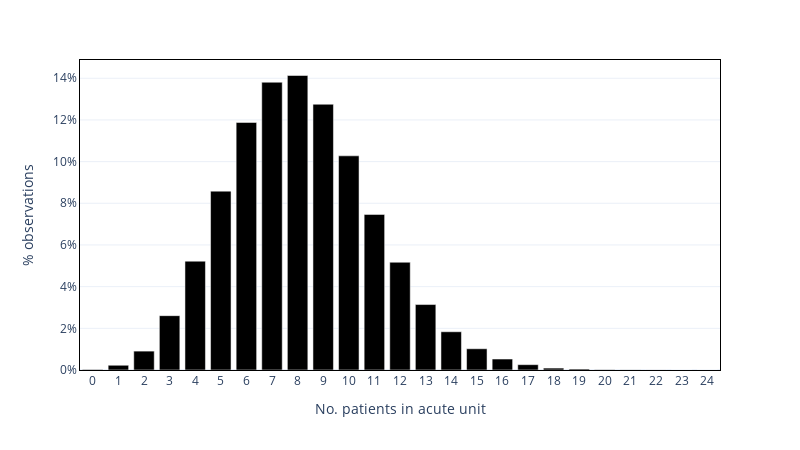
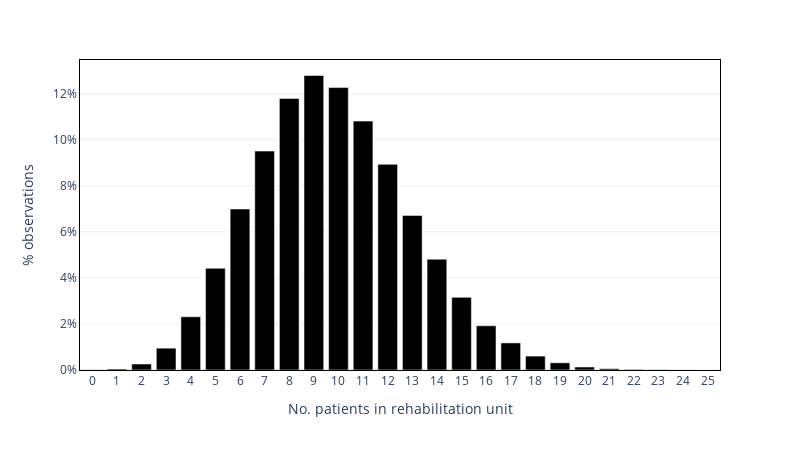

Notebook code cell kept with these figures, in order:
### Markdown cell above
**Generate plots...**

(the article just includes a plot for the acute stroke unit).

### Code cell
# Acute stroke unit
plot_occupancy_freq(base_overall["asu"], unit="asu",
                    file="figure1_asu.png")

# Rehabilitation unit
plot_occupancy_freq(base_overall["rehab"], unit="rehab",
                    file="figure1_rehab.png")

### Figure 1 — Plotly figure (JSON) as saved in the notebook; plotly's stock layout.template omitted (floating-point values rounded to 4 significant figures)
{"data": [{"hovertemplate": "beds=%{x}<br>pct=%{y}<extra></extra>", "legendgroup": "", "marker": {"color": "black", "pattern": {"shape": ""}}, "name": "", "orientation": "v", "showlegend": false, "textposition": "auto", "type": "bar", "x": [0, 1, 2, 3, 4, 5, 6, 7, 8, 9, 10, 11, 12, 13, 14, 15, 16, 17, 18, 19, 20, 21, 22, 23, 24], "xaxis": "x", "y": [0.0002521, 0.002272, 0.009067, 0.02607, 0.05223, 0.08583, 0.1188, 0.1381, 0.1413, 0.1275, 0.1028, 0.07466, 0.05171, 0.03141, 0.01835, 0.0102, 0.005264, 0.002557, 0.0009205, 0.0004712, 0.0001352, 5.845e-05, 2.922e-05, 1.096e-05, 3.653e-06], "yaxis": "y"}], "layout": {"barmode": "relative", "height": 450, "legend": {"tracegroupgap": 0}, "margin": {"t": 60}, "width": 800, "xaxis": {"anchor": "y", "domain": [0.0, 1.0], "dtick": 1, "linecolor": "black", "mirror": true, "title": {"text": "No. patients in acute unit"}}, "yaxis": {"anchor": "x", "domain": [0.0, 1.0], "linecolor": "black", "mirror": true, "tickformat": ",.0%", "title": {"text": "% observations"}}}}

### Figure 2 — Plotly figure (JSON) as saved in the notebook; plotly's stock layout.template omitted (floating-point values rounded to 4 significant figures)
{"data": [{"hovertemplate": "beds=%{x}<br>pct=%{y}<extra></extra>", "legendgroup": "", "marker": {"color": "black", "pattern": {"shape": ""}}, "name": "", "orientation": "v", "showlegend": false, "textposition": "auto", "type": "bar", "x": [0, 1, 2, 3, 4, 5, 6, 7, 8, 9, 10, 11, 12, 13, 14, 15, 16, 17, 18, 19, 20, 21, 22, 23, 24, 25], "xaxis": "x", "y": [8.402e-05, 0.0004493, 0.002612, 0.009479, 0.02312, 0.04416, 0.06993, 0.09508, 0.1179, 0.1279, 0.1226, 0.1081, 0.0893, 0.06714, 0.04812, 0.03155, 0.01921, 0.01176, 0.006038, 0.003123, 0.0013, 0.0005772, 0.0002557, 0.0001315, 2.922e-05, 7.306e-06], "yaxis": "y"}], "layout": {"barmode": "relative", "height": 450, "legend": {"tracegroupgap": 0}, "margin": {"t": 60}, "width": 800, "xaxis": {"anchor": "y", "domain": [0.0, 1.0], "dtick": 1, "linecolor": "black", "mirror": true, "title": {"text": "No. patients in rehabilitation unit"}}, "yaxis": {"anchor": "x", "domain": [0.0, 1.0], "linecolor": "black", "mirror": true, "tickformat": ",.0%", "title": {"text": "% observations"}}}}
